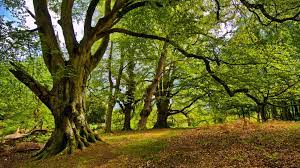
#> input picture Extract _channels/forest.jpeg, 300 x 168 px
$ python extract_the_green.py
#> lines starting #> are read from the running program, lines starting #| are printed output that depends on the picture; after the words box and inside, x2 and y2 are one past the last pixel; in counts of white or black regions, pixels touching at a corner belong together
# want to extract the green color information from this image to
# create a mask that highlights the vegetation in the forest.
# To do this, you can use the green channel of the image,
# which represents the intensity of the green color in the image.
# the resulting green areas image highlights the vegetation in the forest
import cv2
import numpy as np

# Load the image
img = cv2.imread('forest.jpeg')
#> img is the input picture: shape (168, 300, 3); mean B, G, R 41.3, 95.8, 96.6

# Split the image into its color channels
b,g,r = cv2.split(img)
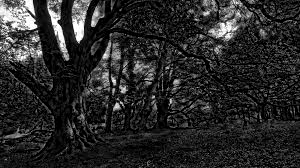
#> b: shape (168, 300); min 0, max 255, mean 41.3
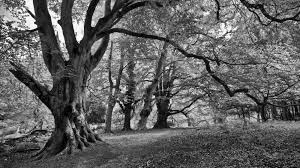
#> g: shape (168, 300); min 0, max 255, mean 95.8
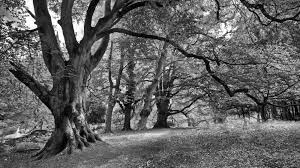
#> r: shape (168, 300); min 0, max 255, mean 96.6

# Normalize the green channel to a 0-255 range
# to make it more visually appealing or suitable for further processing
# to make sure that the green intensity values are consistent across the entire image.
g_norm = cv2.normalize(g, None, 0, 255, cv2.NORM_MINMAX)

# Threshold the green channel to create a binary mask
# that highlights the green areas in the image.
_, mask = cv2.threshold(g_norm, 100, 255, cv2.THRESH_BINARY)
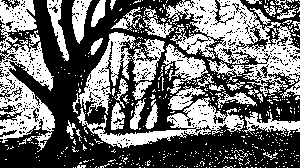
#> mask: shape (168, 300); 42.8% white; 525 white regions (484 under 20 px), largest, box (x1, y1, x2, y2) and area: (166, 0, 300, 97) 5092, (0, 0, 55, 152) 4088, (77, 97, 244, 148) 2353

# Apply the mask to the original image
'''we apply a bitwise AND operation between the original image img and the binary mask mask to create a new image that shows only the green areas in the original image.

The bitwise AND operation between two arrays compares each corresponding pixel in both arrays, and outputs a new array with values set to 1 only where both input arrays have a value of 1.'''
masked_img = cv2.bitwise_and(img, img, mask=mask)
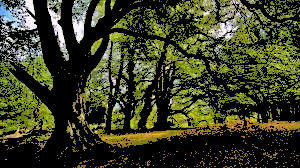
#> masked_img: shape (168, 300, 3); mean B, G, R 31.7, 61.8, 59.5

# Display the results
cv2.imshow('Original Image', img)
cv2.imshow('Green Channel', g_norm)
cv2.imshow('Green Mask', mask)
cv2.imshow('Green Areas', masked_img)
cv2.waitKey(0)
cv2.destroyAllWindows()

$ run again, with Extract _channels/image.jpg copied over Extract _channels/forest.jpeg
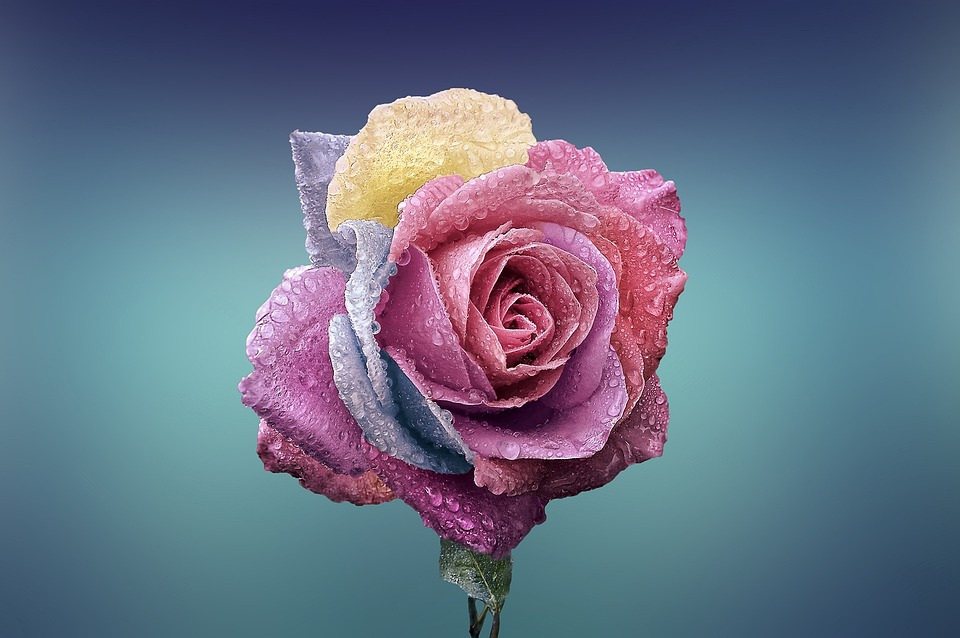
#> input picture Extract _channels/image.jpg, 960 x 638 px
#> img is the input picture: shape (638, 960, 3); mean B, G, R 132.8, 112.1, 101
#> `_, mask = cv2.threshold(g_norm, 100, 255, cv2.THRESH_BINARY)`:
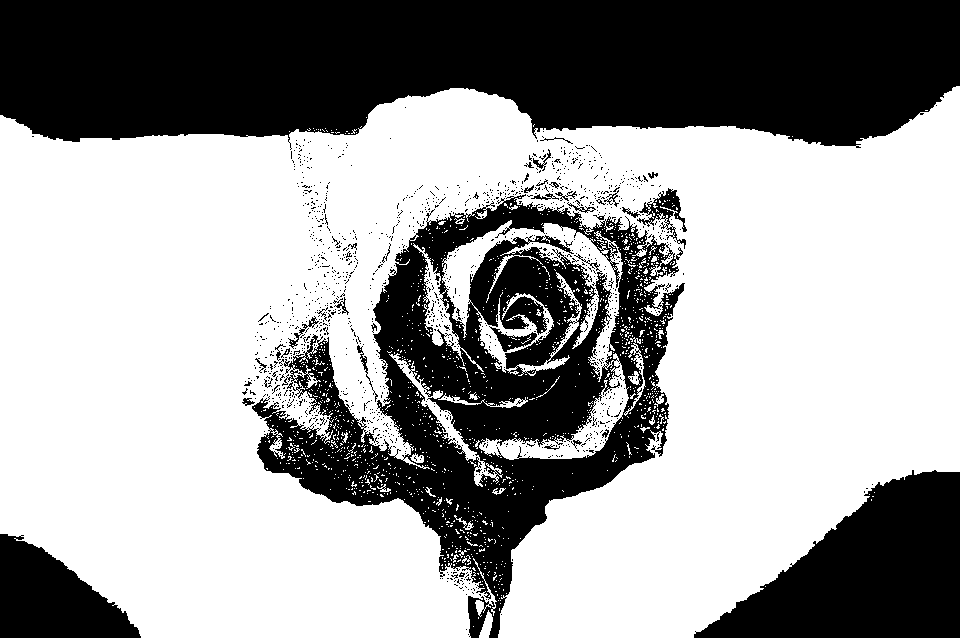
#> mask: shape (638, 960); 61.9% white; 1300 black regions (1266 under 20 px), largest, box (x1, y1, x2, y2) and area: (0, 0, 960, 150) 120437, (252, 194, 685, 638) 71795, (694, 470, 960, 638) 26490
#> `masked_img = cv2.bitwise_and(img, img, mask=mask)`:
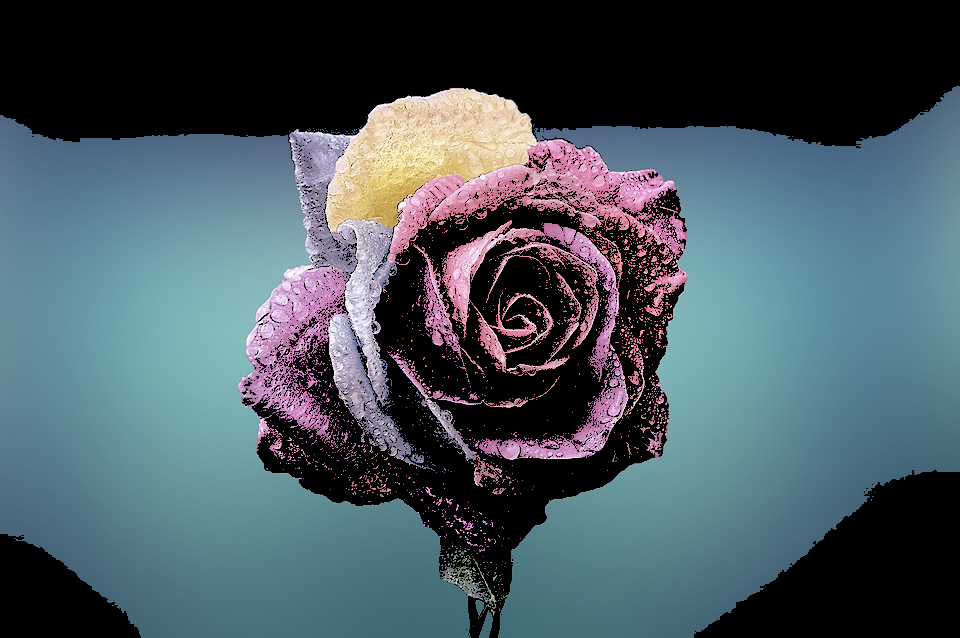
#> masked_img: shape (638, 960, 3); mean B, G, R 95.2, 86.7, 71.7
